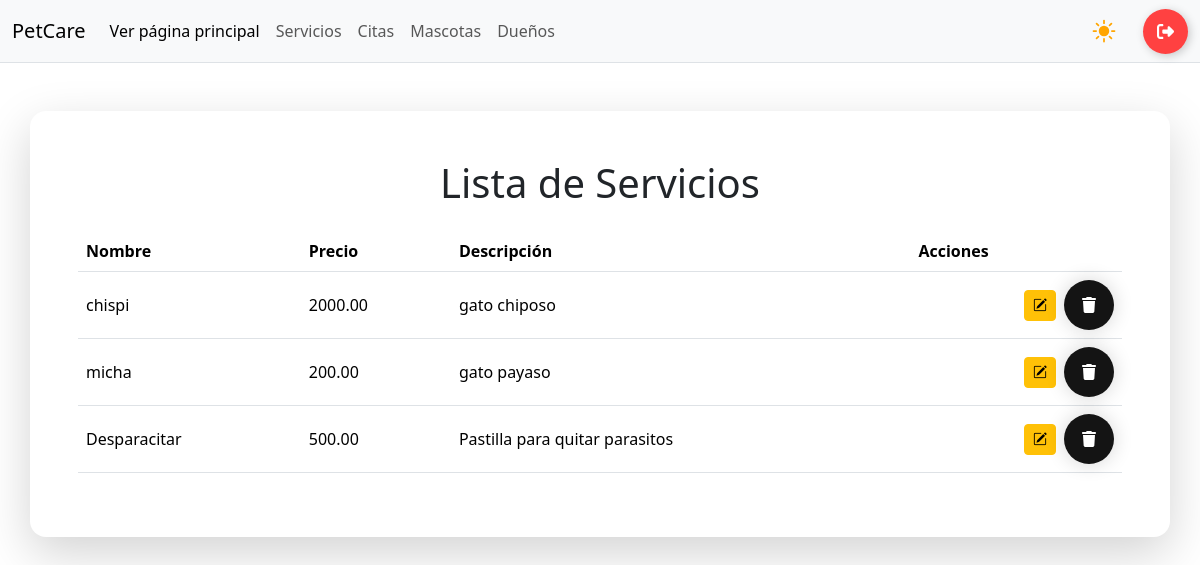
The page /listar/ on the database as committed earlier.
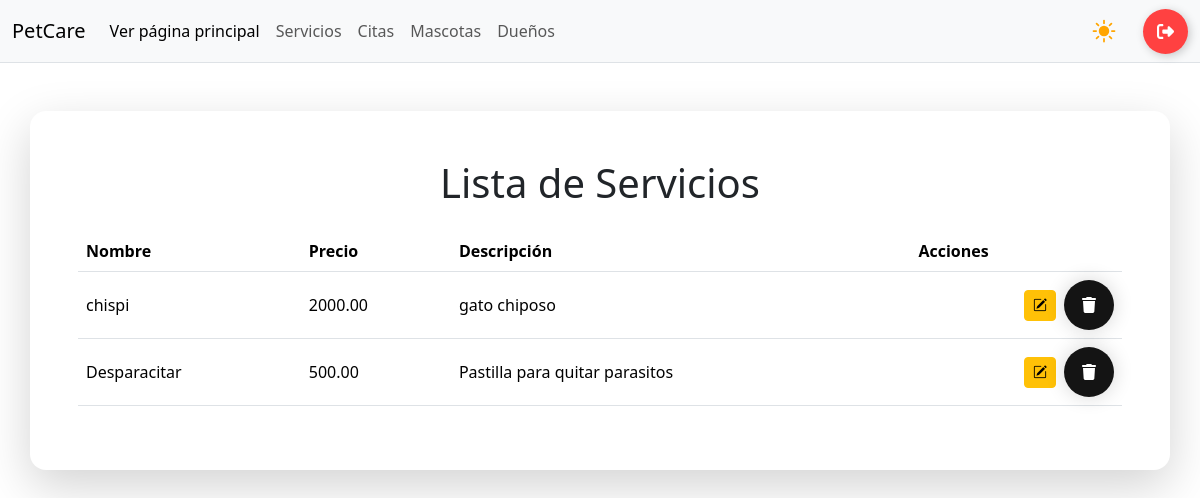
The same page on the database as committed later.
### app/models.py (models this page shows, shortened)
class SERVICIO(models.Model):
    nombre = models.CharField(max_length=100)
    precio = models.DecimalField(max_digits=10, decimal_places=2)
    descripcion = models.TextField(blank=True, null= True)

### app/views.py (the view)
# urls.py: path('listar/', views.listar_productos, name='listar'), # Panel o dashboard
def listar_productos(request):
    productos = SERVICIO.objects.all()
    return render(request, 'listar.html', {'productos': productos})

### app/templates/listar.html (shortened to what this page needs)
{% load static %}
<!DOCTYPE html>
<html lang="en">
<head>
    {% include 'referencias.html' %}
    <link rel="stylesheet" href="{% static 'css/panel.css' %}">
</head>
<body>
    {% include 'navbar-panel.html' %}
    <main class="container p-5 mt-5 rounded-4 shadow-lg bg-white">
        <h1 class="mb-4 text-center">Lista de Servicios</h1>
        <table class="table table-hover align-middle">
            <thead>
                <tr>
                    <th>Nombre</th>
                    <th>Precio</th>
                    <th>Descripción</th>
                    <th colspan="2">Acciones</th>
                </tr>
            </thead>
            <tbody>
                {% for producto in productos %}
                <tr>
                    <td>{{producto.nombre}}</td>
                    <td>{{producto.precio}}</td>
                    <td>{{producto.descripcion}}</td>
                    <td class="text-end">
                        <div class="d-inline-flex align-items-center gap-2">
                            <a href="{% url 'editar' producto.id %}" class="btn btn-warning btn-sm">
                                <i class="bi bi-pencil-square"></i>
                            </a>
                            <a href="{% url 'eliminar' producto.id %}" class="delete-button delete-button--compact"
                                onclick="return confirmarEliminacion()" title="Eliminar">
                            </a>
                        </div>
                    </td>
                </tr>
                {% empty %}
                <tr>
                    <td colspan="5" class="text-center text-muted">Sin información disponible</td>
                </tr>
                {% endfor %}
            </tbody>
        </table>
    </main>
</body>
</html>

Rows that differ between the two databases and show on the page:
removed SERVICIO: nombre "micha", precio "200.00", descripcion "gato payaso"
